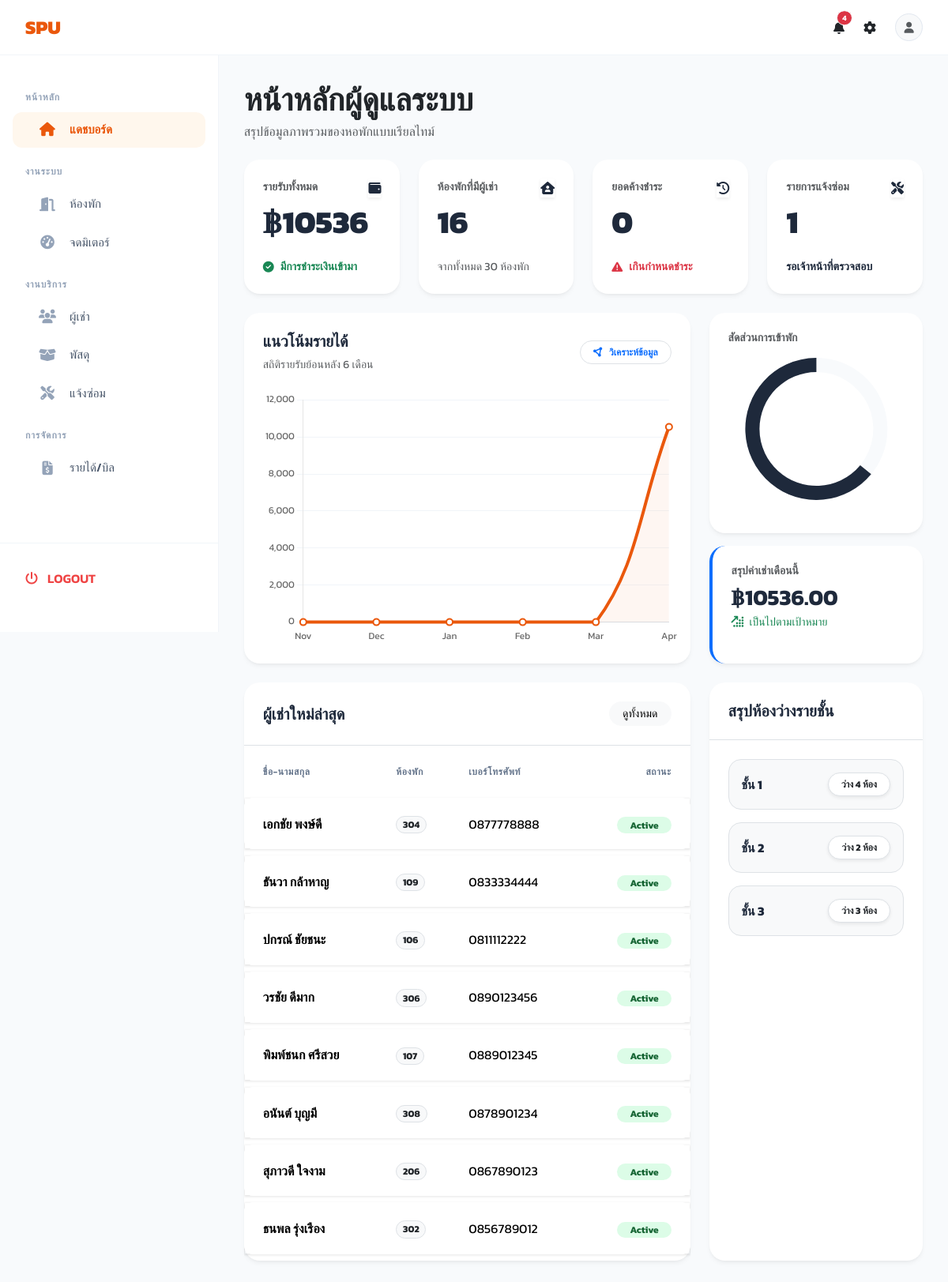
The page /dashboard/ (signed in) on the database its author committed.
### apps/tenants/models.py (models this page shows, shortened)
class Tenant(models.Model):
    first_name = models.CharField(max_length=100)
    last_name = models.CharField(max_length=100)
    email = models.EmailField(unique=True)
    phone = models.CharField(max_length=20)
    id_card = models.CharField(max_length=50, blank=True)
    emergency_contact = models.CharField(max_length=100, blank=True)
    emergency_phone = models.CharField(max_length=20, blank=True)
    room = models.OneToOneField(
        Room,
        on_delete=models.SET_NULL,
        null=True,
        blank=True,
        related_name='current_tenant'
    )
    move_in_date = models.DateField(null=True, blank=True)
    move_out_date = models.DateField(null=True, blank=True)
    is_active = models.BooleanField(default=True)
    notes = models.TextField(blank=True)
    created_at = models.DateTimeField(auto_now_add=True)
    user = models.OneToOneField(User, on_delete=models.CASCADE, null=True, blank=True)
    class Meta:
        ordering = ['last_name', 'first_name']
    @property
    def full_name(self):
        return f"{self.first_name} {self.last_name}"

### apps/rooms/models.py (models this page shows, shortened)
class Room(models.Model):
    ROOM_TYPES = [
        ('รายเดือน', 'รายเดือน'),
        ('รายวัน', 'รายวัน'),
    ]
    STATUS_CHOICES = [
        ('ว่าง', 'ว่าง'),
        ('ไม่ว่าง', 'ไม่ว่าง'),
        ('ซ่อมบำรุง', 'ซ่อมบำรุง'),
    ]
    room_number = models.CharField(max_length=20, unique=True)
    floor = models.PositiveIntegerField()
    room_type = models.CharField(max_length=20, choices=ROOM_TYPES, default='รายเดือน')
    size_sqm = models.DecimalField(max_digits=6, decimal_places=2, default=0.00)
    monthly_rent = models.DecimalField(max_digits=10, decimal_places=2, default=0.00)
    elec_rate = models.DecimalField(max_digits=5, decimal_places=2, default=7.00)
    water_rate = models.DecimalField(max_digits=5, decimal_places=2, default=18.00)
    status = models.CharField(max_length=20, choices=STATUS_CHOICES, default='ว่าง')
    description = models.TextField(blank=True)
    image = models.ImageField(upload_to='rooms/', blank=True, null=True)
    created_at = models.DateTimeField(auto_now_add=True)
    class Meta:
        ordering = ['floor', 'room_number']

### apps/dashboard/views.py (the view, shortened to what this page needs)
# urls.py: path('dashboard/', include('apps.dashboard.urls')),
@login_required
def dashboard(request):
    user = request.user
    if user.is_superuser:
        return admin_dashboard(request)

### apps/dashboard/templates/dashboard/dashboard.html (shortened to what this page needs)
{% extends 'base.html' %}
{% load static %}
{% block content %}
<div class="mb-4">
    <h1 class="fw-bold text-dark mb-1">หน้าหลักผู้ดูแลระบบ</h1>
    <p class="text-muted">สรุปข้อมูลภาพรวมของหอพักแบบเรียลไทม์</p>
</div>
<div class="row g-4 mb-4">
    {% if request.user.is_superuser or request.user.profile.role == 'Admin' %}
    <div class="col-md-6 col-xl-3">
        <div class="sys-card card-premium card-admin-green p-4 h-100">
            <div class="d-flex justify-content-between align-items-start">
                <div>
                    <div class="text-muted small fw-bold mb-1 text-uppercase">รายรับทั้งหมด</div>
                    <div class="text-xxl mb-0">฿{{ total_income|default:"0.00" }}</div>
                </div>
                <div class="icon-box icon-box-green shadow-sm">
                    <i class="fa-solid fa-wallet"></i>
                </div>
            </div>
            <div class="mt-3 small text-success fw-bold d-flex align-items-center">
                <i class="fa-solid fa-circle-check me-2"></i> มีการชำระเงินเข้ามา
            </div>
        </div>
    </div>
    {% endif %}
    <div class="col-md-6 col-xl-3">
        <div class="sys-card card-premium card-admin-blue p-4 h-100">
            <div class="d-flex justify-content-between align-items-start">
                <div>
                    <div class="text-muted small fw-bold mb-1 text-uppercase">ห้องพักที่มีผู้เช่า</div>
                    <div class="text-xxl mb-0">{{ occupied_rooms|default:0 }}</div>
                </div>
                <div class="icon-box icon-box-blue shadow-sm">
                    <i class="fa-solid fa-house-user"></i>
                </div>
            </div>
            <div class="mt-3 small text-muted">
                จากทั้งหมด {{ total_rooms|default:0 }} ห้องพัก
            </div>
        </div>
    </div>
    <div class="col-md-6 col-xl-3">
        <div class="sys-card card-premium card-admin-red p-4 h-100">
            <div class="d-flex justify-content-between align-items-start">
                <div>
                    <div class="text-muted small fw-bold mb-1 text-uppercase">ยอดค้างชำระ</div>
                    <div class="text-xxl mb-0">{{ overdue_payments|default:0 }}</div>
                </div>
                <div class="icon-box icon-box-red shadow-sm">
                    <i class="fa-solid fa-clock-rotate-left"></i>
                </div>
            </div>
            <div class="mt-3 small text-danger fw-bold d-flex align-items-center">
                <i class="fa-solid fa-triangle-exclamation me-2"></i> เกินกำหนดชำระ
            </div>
        </div>
    </div>
    <div class="col-md-6 col-xl-3">
        <div class="sys-card card-premium card-admin-orange p-4 h-100">
            <div class="d-flex justify-content-between align-items-start">
                <div>
                    <div class="text-muted small fw-bold mb-1 text-uppercase">รายการแจ้งซ่อม</div>
                    <div class="text-xxl mb-0">{{ maintenance_requests|default:0 }}</div>
                </div>
                <div class="icon-box icon-box-orange shadow-sm">
                    <i class="fa-solid fa-screwdriver-wrench"></i>
                </div>
            </div>
            <div class="mt-3 small text-orange fw-bold d-flex align-items-center">
                รอเจ้าหน้าที่ตรวจสอบ
            </div>
        </div>
    </div>
</div>
<div class="row g-4 mb-4">
    {% if request.user.is_superuser or request.user.profile.role == 'Admin' %}
    <div class="col-xl-8">
        <div class="sys-card p-4 h-100">
            <div class="d-flex justify-content-between align-items-center mb-4">
                <div>
                    <h5 class="fw-bold mb-1">แนวโน้มรายได้</h5>
                    <span class="text-muted small">สถิติรายรับย้อนหลัง 6 เดือน</span>
                </div>
                <span class="badge bg-soft-info text-primary rounded-pill px-3 py-2 border"><i class="fa-solid fa-circle-nodes me-2"></i>วิเคราะห์ข้อมูล</span>
            </div>
            <div style="height: 320px;">
                <canvas id="incomeChart"></canvas>
            </div>
        </div>
    </div>
    {% endif %}
    <div class="col-xl-4 d-flex flex-column gap-3">
        <div class="sys-card p-4 flex-grow-1">
            <h6 class="text-muted small fw-bold text-uppercase mb-3">สัดส่วนการเข้าพัก</h6>
            <div style="height: 180px;">
                <canvas id="occupancyChart"></canvas>
            </div>
        </div>
        {% if request.user.is_superuser or request.user.profile.role == 'Admin' %}
        <div class="sys-card p-4 flex-grow-1 border-start border-primary border-4">
            <h6 class="text-muted small fw-bold text-uppercase mb-2">สรุปค่าเช่าเดือนนี้</h6>
            <div class="h3 fw-bold mb-0">฿{{ rent_total|floatformat:2 }}</div>
            <div class="small text-success mt-1"><i class="fa-solid fa-arrow-up-right-dots me-1"></i> เป็นไปตามเป้าหมาย</div>
        </div>
        {% endif %}
    </div>
</div>
<div class="row g-4">
    <div class="col-xl-8">
        <div class="sys-card h-100">
            <div class="p-4 border-bottom d-flex justify-content-between align-items-center">
                <h5 class="fw-bold mb-0">ผู้เช่าใหม่ล่าสุด</h5>
                <a href="/tenants/" class="btn btn-light btn-sm rounded-pill px-3">ดูทั้งหมด</a>
            </div>
            <div class="table-responsive">
                <table class="table table-hover mb-0">
                    <thead class="bg-light">
                        <tr>
                            <th class="ps-4">ชื่อ-นามสกุล</th>
                            <th>ห้องพัก</th>
                            <th>เบอร์โทรศัพท์</th>
                            <th class="pe-4 text-end">สถานะ</th>
                        </tr>
                    </thead>
                    <tbody>
                        {% for tenant in recent_tenants %}
                        <tr>
                            <td class="ps-4">
                                <span class="fw-bold">{{ tenant.full_name }}</span>
                            </td>
                            <td><span class="badge bg-light text-dark border">{{ tenant.room.room_number|default:'-' }}</span></td>
                            <td>{{ tenant.phone|default:'-' }}</td>
                            <td class="pe-4 text-end">
                                <span class="badge badge-soft-success rounded-pill px-3">Active</span>
                            </td>
                        </tr>
                        {% empty %}
                        <tr>
                            <td colspan="4" class="text-center py-5 text-muted">ไม่พบข้อมูลผู้เช่า</td>
                        </tr>
                        {% endfor %}
                    </tbody>
                </table>
            </div>
        </div>
    </div>
    <div class="col-xl-4">
        <div class="sys-card h-100">
            <div class="p-4 border-bottom">
                <h5 class="fw-bold mb-0">สรุปห้องว่างรายชั้น</h5>
            </div>
            <div class="p-4">
                {% for floor_stat in rooms_by_floor %}
                <div class="d-flex align-items-center justify-content-between mb-3 p-3 bg-light rounded-4 border">
                    <span class="fw-bold">ชั้น {{ floor_stat.floor }}</span>
                    <span class="badge bg-white text-dark shadow-sm rounded-pill px-3 py-2 border">ว่าง {{ floor_stat.available }} ห้อง</span>
                </div>
                {% empty %}
                <div class="text-center text-muted py-5">ไม่มีข้อมูลห้องพัก</div>
                {% endfor %}
            </div>
        </div>
    </div>
</div>
{% endblock %}
{% block scripts %}
<script>
    document.addEventListener("DOMContentLoaded", function() {
        // Line Chart
        const ctxIncome = document.getElementById('incomeChart');
        if (ctxIncome) {
            new Chart(ctxIncome, {
                type: 'line',
                data: {
                    labels: {{ chart_labels|safe|default:"['Jan', 'Feb', 'Mar', 'Apr', 'May', 'Jun']" }},
                    datasets: [{
                        label: 'รายรับ (฿)',
                        data: {{ chart_data|safe|default:"[0, 0, 0, 0, 0, 0]" }},
                        borderColor: '#ea580c',
                        backgroundColor: 'rgba(234, 88, 12, 0.05)',
                        borderWidth: 4,
                        tension: 0.4,
                        fill: true,
                        pointBackgroundColor: '#fff',
                        pointBorderColor: '#ea580c',
                        pointBorderWidth: 2,
                        pointRadius: 4
                    }]
                },
                options: {
                    maintainAspectRatio: false,
                    plugins: { legend: { display: false } },
                    scales: {
                        y: {
                            beginAtZero: true,
                            grid: { color: '#f1f5f9' },
                            ticks: { font: { family: 'Kanit' } }
                        },
                        x: {
                            grid: { display: false },
                            ticks: { font: { family: 'Kanit' } }
                        }
                    }
                }
            });
        }
        // Doughnut Chart
        const ctxOccupancy = document.getElementById('occupancyChart');
        if (ctxOccupancy) {
            new Chart(ctxOccupancy, {
                type: 'doughnut',
                data: {
                    labels: ['ห้องว่าง', 'มีผู้เช่า'],
                    datasets: [{
                        data: [{{ available_rooms|default:0 }}, {{ occupied_rooms|default:0 }}],
                        backgroundColor: ['#f8fafc', '#1e293b'],
                        borderWidth: 0,
                        hoverOffset: 4
                    }]
                },
                options: {
                    maintainAspectRatio: false,
                    cutout: '80%',
                    plugins: {
                        legend: { display: false }
                    }
                }
            });
        }
    });
</script>
{% endblock %}

### templates/base.html (shortened to what this page needs)
{% load static %}
<!DOCTYPE html>
<html lang="th">
<head>
    <link href="https://cdn.jsdelivr.net/npm/bootstrap@5.3.2/dist/css/bootstrap.min.css" rel="stylesheet">
    <link rel="stylesheet" href="https://cdnjs.cloudflare.com/ajax/libs/font-awesome/6.4.0/css/all.min.css">
    <link rel="stylesheet" href="{% static 'css/style.css' %}">
</head>
<body>
    <nav class="top-nav">
        <div class="d-flex align-items-center">
            <a href="/" class="top-nav-brand">SPU</a>
        </div>
        <div class="nav-icons text-dark">
            <a class="nav-link nav-icon position-relative" href="/parcels/">
                <i class="fa-solid fa-bell"></i>
                {% if pending_parcels_count > 0 %}
                <span class="position-absolute top-0 start-100 translate-middle badge rounded-pill bg-danger border border-light" style="font-size: 0.6rem; padding: 0.25rem 0.4rem;">
                    {{ pending_parcels_count }}
                </span>
                {% endif %}
            </a>
            <i class="fa-solid fa-gear"></i>
            <div class="rounded-circle overflow-hidden bg-light d-flex align-items-center justify-content-center" style="width: 35px; height: 35px; border: 1px solid #e2e8f0;">
                <i class="fa-solid fa-user text-muted small"></i>
            </div>
        </div>
    </nav>
    <div class="main-wrapper">
        <aside class="sidebar">
            <div class="sidebar-group-label">หน้าหลัก</div>
            <a href="/dashboard/" class="sidebar-link {% if '/dashboard/' in request.path %}active{% endif %}">
                <i class="fa-solid fa-house"></i> แดชบอร์ด
            </a>
            <div class="sidebar-group-label">งานระบบ</div>
            <a href="/rooms/" class="sidebar-link {% if '/rooms/' in request.path %}active{% endif %}">
                <i class="fa-solid fa-door-open"></i> ห้องพัก
            </a>
            <a href="/meters/" class="sidebar-link {% if '/meters/' in request.path %}active{% endif %}">
                <i class="fa-solid fa-gauge-high"></i> จดมิเตอร์
            </a>
            <div class="sidebar-group-label">งานบริการ</div>
            <a href="/tenants/" class="sidebar-link {% if '/tenants/' in request.path %}active{% endif %}">
                <i class="fa-solid fa-users"></i> ผู้เช่า
            </a>
            <a href="/parcels/" class="sidebar-link {% if '/parcels/' in request.path %}active{% endif %}">
                <i class="fa-solid fa-box-open"></i> พัสดุ
            </a>
            <a href="/maintenance/" class="sidebar-link {% if '/maintenance/' in request.path %}active{% endif %}">
                <i class="fa-solid fa-tools"></i> แจ้งซ่อม
            </a>
            <div class="sidebar-group-label">การจัดการ</div>
            <a href="/invoices/" class="sidebar-link {% if '/invoices/' in request.path %}active{% endif %}">
                <i class="fa-solid fa-file-invoice-dollar"></i> รายได้/บิล
            </a>
            <div class="sidebar-footer">
                <a href="/accounts/logout/" class="logout-link">
                    <i class="fa-solid fa-power-off"></i> LOGOUT
                </a>
            </div>
        </aside>
        <main class="content-area">
            {% block content %}{% endblock %}
        </main>
    </div>
    {% block scripts %}{% endblock %}
</body>
</html>

### rows shown on the page
Tenant: full_name "เอกชัย พงษ์ดี", room.room_number "304", phone "0877778888"
Tenant: full_name "ธันวา กล้าหาญ", room.room_number "109", phone "0833334444"
Tenant: full_name "ปกรณ์ ชัยชนะ", room.room_number "106", phone "0811112222"
Tenant: full_name "วรชัย ดีมาก", room.room_number "306", phone "0890123456"
Tenant: full_name "พิมพ์ชนก ศรีสวย", room.room_number "107", phone "0889012345"
Tenant: full_name "อนันต์ บุญมี", room.room_number "308", phone "0878901234"
Tenant: full_name "สุภาวดี ใจงาม", room.room_number "206", phone "0867890123"
Tenant: full_name "ธนพล รุ่งเรือง", room.room_number "302", phone "0856789012"

### other values the page prints
{{ pending_parcels_count }} "4"
{{ total_income|default:"0.00" }} "10536"
{{ occupied_rooms|default:0 }} "16"
{{ total_rooms|default:0 }} "30"
{{ overdue_payments|default:0 }} "0"
{{ maintenance_requests|default:0 }} "1"
{{ rent_total|floatformat:2 }} "10536.00"
{{ floor_stat.floor }} "1" "2" "3"
{{ floor_stat.available }} "4" "2" "3"
chart data {{ chart_data|safe|default:"[0, 0, 0, 0, 0, 0]" }} [0.0, 0.0, 0.0, 0.0, 0.0, 10536.0]
chart data {{ occupied_rooms|default:0 }} 16
